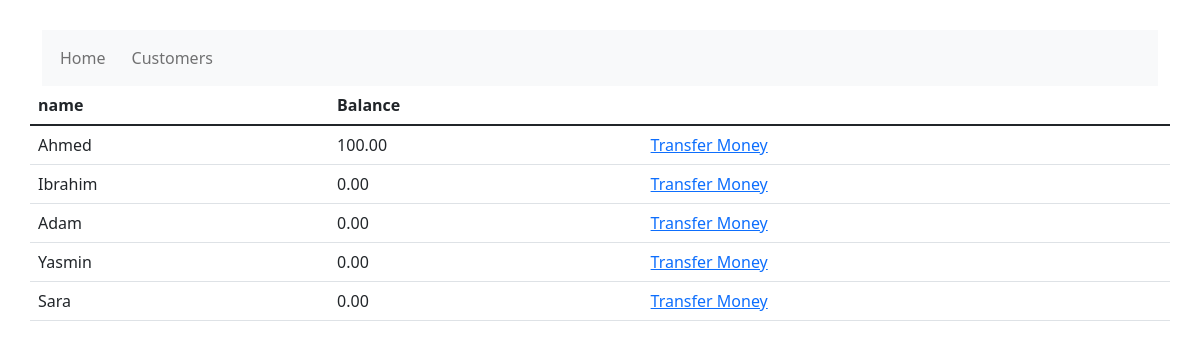
Page /cust on the earlier database version.
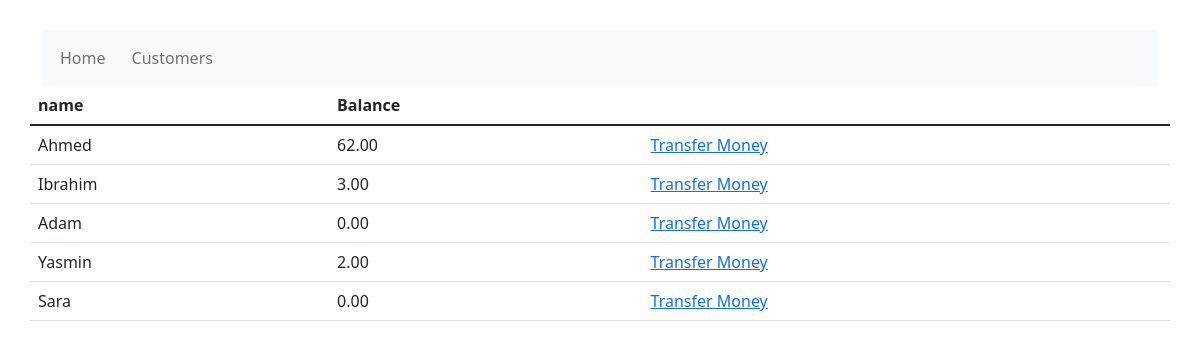
Same page on the later database version.
### finance/models.py (models this page shows, shortened)
class Customer(models.Model):
    first_name = models.CharField(max_length=30)
    last_name = models.CharField(max_length=30)
    email = models.CharField(max_length=100)
    balance = models.DecimalField(max_digits=10, decimal_places=2, default=0)

### finance/views.py (the view)
# urls.py: urlpatterns = [path('cust', views.customers, name="cust"),
def customers(request):
    return render(request, "customers.html", {"customers": Customer.objects.all()})

### finance/templates/customers.html
{% extends "layout.html"%}
{% block body %}
        <table class="table">
           <thead >
            <th scope="col">name</th>
             <th scope="col">Balance</th>
             <th scope="col"></th>
           </thead>
           <tbody>
            {% for customer in customers%}
            <tr>
                <td>
                    {{customer.first_name}}
                </td>
                <td>
                    {{customer.balance}}
                </td>
                <td>
                    <a href="{% url 'finance:transfer' customer.id %}" > Transfer Money
                    </a>
                </td>
            </tr>
           {%endfor%}
           </tbody>
        </table>
{% endblock%}

Differences in the rows shown:
changed Customer "Ahmed": balance "100.00" → "62.00"
changed Customer "Ibrahim": balance "0.00" → "3.00"
changed Customer "Yasmin": balance "0.00" → "2.00"
